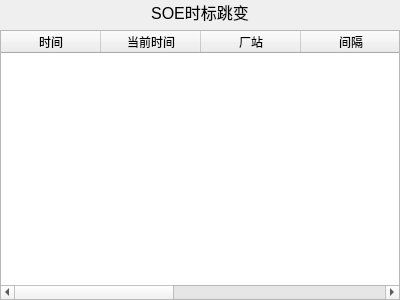
<?xml version="1.0" encoding="UTF-8"?>
<ui version="4.0">
 <class>SoeTimestampChange</class>
 <widget class="QWidget" name="SoeTimestampChange">
  <property name="geometry">
   <rect>
    <x>0</x>
    <y>0</y>
    <width>400</width>
    <height>300</height>
   </rect>
  </property>
  <property name="sizePolicy">
   <sizepolicy hsizetype="Expanding" vsizetype="Expanding">
    <horstretch>0</horstretch>
    <verstretch>0</verstretch>
   </sizepolicy>
  </property>
  <property name="windowTitle">
   <string>Form</string>
  </property>
  <layout class="QGridLayout" name="gridLayout_SoeTimestampChange" rowstretch="1,13">
   <property name="margin">
    <number>0</number>
   </property>
   <item row="0" column="0">
    <widget class="QLabel" name="label">
     <property name="sizePolicy">
      <sizepolicy hsizetype="Expanding" vsizetype="Expanding">
       <horstretch>0</horstretch>
       <verstretch>0</verstretch>
      </sizepolicy>
     </property>
     <property name="font">
      <font>
       <pointsize>12</pointsize>
      </font>
     </property>
     <property name="text">
      <string>SOE时标跳变</string>
     </property>
     <property name="alignment">
      <set>Qt::AlignCenter</set>
     </property>
    </widget>
   </item>
   <item row="1" column="0">
    <widget class="QTableWidget" name="tableWidget">
     <column>
      <property name="text">
       <string>时间</string>
      </property>
     </column>
     <column>
      <property name="text">
       <string>当前时间</string>
      </property>
     </column>
     <column>
      <property name="text">
       <string>厂站</string>
      </property>
     </column>
     <column>
      <property name="text">
       <string>间隔</string>
      </property>
     </column>
     <column>
      <property name="text">
       <string>信号名</string>
      </property>
     </column>
     <column>
      <property name="text">
       <string>是否跳变</string>
      </property>
     </column>
     <column>
      <property name="text">
       <string>详情</string>
      </property>
     </column>
    </widget>
   </item>
  </layout>
 </widget>
 <resources/>
 <connections/>
</ui>
